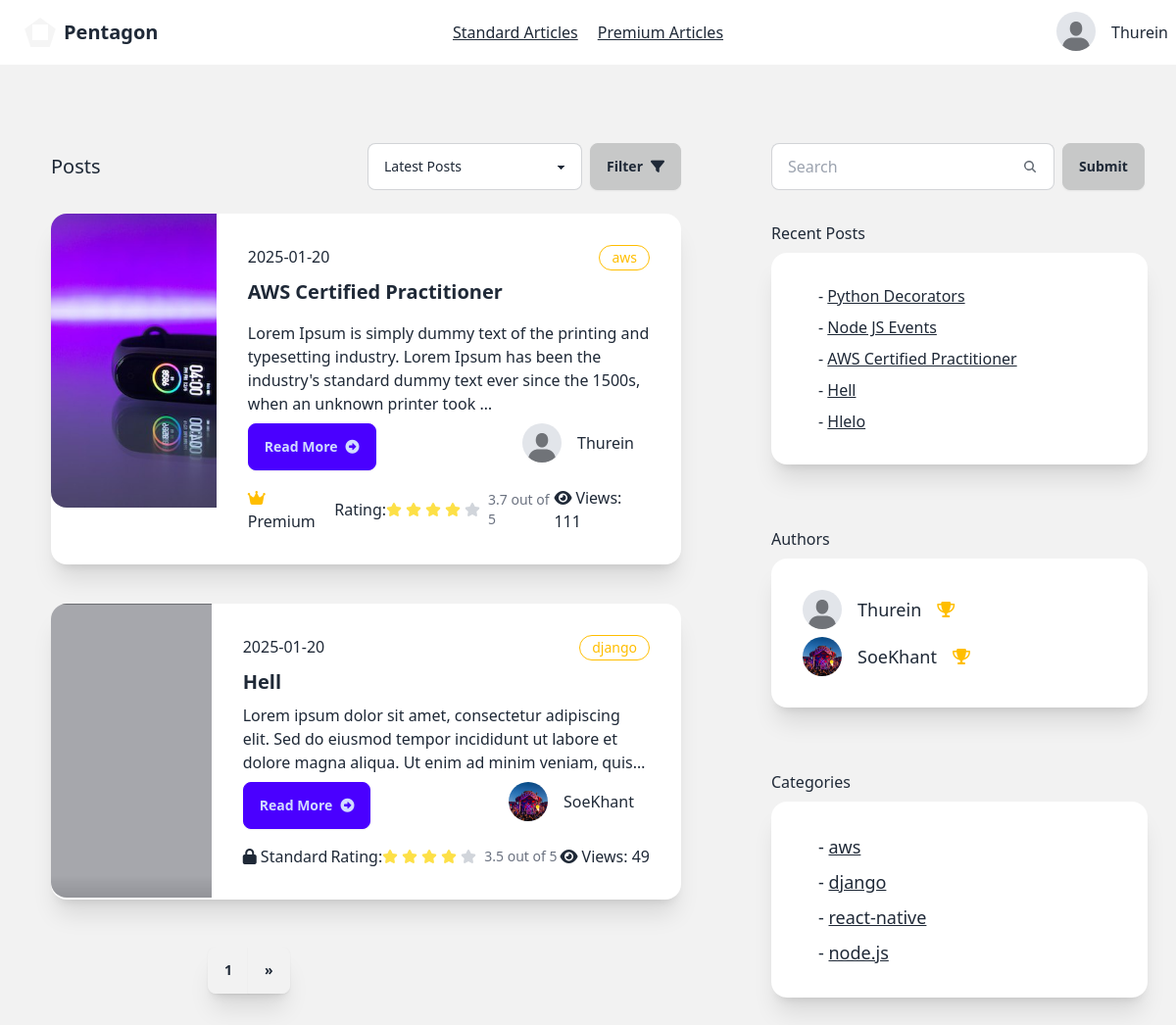
The app's page /reader/ (signed in) with its own data.
### account/models.py (models this page shows, shortened)
class AccountStatus(models.Model):
    is_verified=models.BooleanField(default=False)
    profile=models.ImageField(max_length=100, blank=True,default="account/default.jpeg",null=True,upload_to="media/account")
    user=models.ForeignKey(User, on_delete=models.CASCADE,related_name="account_status")
    rank=models.CharField(max_length=20,blank=True, default="Silver")
    created_at=models.DateTimeField(auto_now=True)

### writer/models.py (models this page shows, shortened)
class Article(models.Model):
    CATEGORY_CHOICES = [
        ('flutter', 'Flutter'),
        ('react-native', 'React Native'),
        ('node.js', 'Node.JS'),
        ('spring-boot','Spring Boot'),
        ('laravel','Laravel'),
        ('django',"Django"),
        ('aws',"AWS"),
        ('web-development','Web Development'),
        ('mobile-development','Mobile Development'),
        ('cloud','Cloud Architect')
    ]
    title=models.CharField(max_length=100)
    content=models.TextField(
        validators=[
            MinLengthValidator(40, message="Content must be at least 40 characters long.")
        ]
    )
    author=models.ForeignKey(User, on_delete=models.CASCADE)
    view_count = models.PositiveIntegerField(default=0)
    posted_at=models.DateTimeField(auto_now_add=True)
    is_premium=models.BooleanField(default=False)
    is_standard=models.BooleanField(default=False)
    photo=models.ImageField(default='article/default.jpeg', blank=True, null=True,upload_to="article/")
    category = models.CharField(
        max_length=20,
        choices=CATEGORY_CHOICES,
        default='web-development',
        blank=False,
        null=False
    )
    def get_rating(self):
        reviews = self.article_review.all()
        if reviews:
            total_rating = sum(review.rating for review in reviews)
            return total_rating / len(reviews)
        else:
            return 0
    def get_author_name(self):
        return self.author.username
    def get_account_status(self):
        try:
            return self.author.account_status.first()
        except AccountStatus.DoesNotExist:
            return None
    def __str__(self):
        return self.title

class ArticleReview(models.Model):
    article=models.ForeignKey(Article, on_delete=models.CASCADE,related_name="article_review")
    user=models.ForeignKey(User, on_delete=models.CASCADE, related_name="article_reviewer")
    comment=models.TextField(blank=True, null=True)
    rating=models.FloatField(default=0,blank=True, null=True)
    posted_at=models.DateTimeField(auto_now_add=True)

class RecentArticle(models.Model):
    user=models.ForeignKey(User, on_delete=models.CASCADE)
    article=models.ForeignKey(Article, on_delete=models.CASCADE)
    created_at=models.DateTimeField(auto_now=True)

### reader/views.py (the view)
# urls.py: path('',views.client_home,name="client-home"),
@login_required(login_url="sign-in")
def client_home(request):
    query=request.GET.get("search","")
    if query:
        articles=Article.objects.filter(title__icontains=query)
        context={
            "results":articles
        }
        return render(request,"reader/search_results.html",context)
    articles=Article.objects.all()
    paginator=Paginator(articles,2)
    recent_articles=RecentArticle.objects.filter(user=request.user).select_related("article").order_by("-created_at")[:5]
    page_number=request.GET.get("page")
    page_object=paginator.get_page(page_number)
    accounts=AccountStatus.objects.exclude(user__username="admin")
    categories=Article.objects.values('category').distinct()
    context={
        'account_status':get_account_status(request),
        'accounts':accounts,
        'categories':categories,
        "page_objects":page_object,
        "recent_articles":recent_articles
    }
    return render(request, "reader/home.html",context)

### reader/views.py (called while the page is built)
def get_account_status(request):
    account_status = AccountStatus.objects.get(user=request.user)
    return account_status

### reader/templates/reader/home.html (shortened to what this page needs)
{% extends 'reader/base.html' %}
{% block content %}
    <div class=" bg-base-200 min-h-screen flex w-100">
        <div class="grid grid-cols-8 gap-2 ">
            <div class="col-start-1 col-span-5 mt-12 mx-5">
                <div class="card">
                    <div class="card-body">
                       <div class="flex justify-between items-center">
                        <p class="text-xl">Posts</p>
                        <div class="flex w-80">
                          <select id="postFilter" class="select select-bordered w-full max-w-xs ">
                            <option  selected>Latest Posts</option>
                          </select>
                          <button id="applyFilterBtn" class="btn btn-active ml-2">Filter <i class="fa-solid fa-filter"></i></button>
                        </div>
                       </div>
                        {% for article in page_objects %}
              <div class="card card-side bg-base-100 shadow-xl my-4">
                <figure class="w-11/12 h-5/6">
                    <img
                      class="object-cover"
                      style="min-height:300px;"
                      src="{{article.photo.url}}"
                      alt="Movie" />
                  </figure>
                <div class="card-body">
                  <div class="flex">
                    <p>{{article.posted_at|date:'Y-m-d'}}</p>
                    <div class="badge badge-warning badge-outline p-3">{{article.category}}</div>
                  </div>
                  <h2 class="card-title font-bold">{{article.title}}</h2>
                  <p class="line-clamp-3">{{article.content|safe|truncatewords:30}}</p>
                  <div class="card-actions justify-between">
                    <a href="{% url 'post-detail' article.id %}" class="btn btn-primary"> Read More<i class="fa-solid fa-circle-right"></i></a>
                    <div>
                        <div class="flex-row flex items-center">
                            <div class="avatar">
                                <div class="w-10 rounded-full">
                                    <img
                                    style="object-fit: cover;width:100%;height:100%"
                                    alt="Tailwind CSS Navbar component"
                                    src="{{article.get_account_status.profile.url}}" />
                                </div>
                              </div>
                              <h2 class="mx-4">{{article.get_author_name}}</h2>
                        </div>
                    </div>
                  </div>
                  <div class="flex justify-between items-center mt-2">
                    <div>
                        {% if article.is_premium %}
                        <i class="fa-solid fa-crown text-warning"></i>
                        Premium
                        {% elif article.is_standard %}
                        <i class="fa-solid fa-lock"></i>
                        Standard
                        {% else %}
                        <i class="fa-solid fa-lock-open"></i>
                        Free
                        {% endif %}
                    </div>
                    <div class="flex items-center">
                      Rating:
                      <div class="flex">
                      </div>
                      <div class="">
                        <p class="ms-1 text-sm font-medium text-gray-500 dark:text-gray-400">{{article.get_rating|floatformat:1}} out of 5</p>
                      </div>
                    </div>
                    <div class="">
                        <i class="fa-solid fa-eye mr-1"></i>Views:
                       {{article.view_count}}
                    </div>
                  </div>
                </div>
              </div>
              {% endfor %}
                    </div>
                </div>
                  <div class="join ml-48 mb-12 shadow-xl">
                    <button class="join-item btn">{{page_objects.number}}</button>
                    {% if page_objects.has_next %}
                    <a href="?page={{page_objects.next_page_number}}" class="join-item btn">»</a>
                    {% endif %}
                  </div>
            </div>
            <div class="col-start-6 col-span-2 mt-20">
                <div class="flex-row">
                  <div class="ml-8">
                    <form action="" class="flex" method="get">
                      <label class="input input-bordered flex items-center gap-2">
                        <input type="text" class="grow" name="search" placeholder="Search" />
                        <svg
                          xmlns="http://www.w3.org/2000/svg"
                          viewBox="0 0 16 16"
                          fill="currentColor"
                          class="h-4 w-4 opacity-70">
                          <path
                            fill-rule="evenodd"
                            d="M9.965 11.026a5 5 0 1 1 1.06-1.06l2.755 2.754a.75.75 0 1 1-1.06 1.06l-2.755-2.754ZM10.5 7a3.5 3.5 0 1 1-7 0 3.5 3.5 0 0 1 7 0Z"
                            clip-rule="evenodd" />
                        </svg>
                      </label>
                      <input type="submit" value="Submit" class="btn btn-active ml-2">
                    </form>
                  </div>
                  <div class="card">
                    <div class="card-body">
                        Recent Posts
                        <div class="card bg-base-100 w-96 shadow-xl">
                            <div class="card-body">
                               {% for article in recent_articles %}
                               <div class="flex-row flex items-center">
                                     <h2 class="mx-4">- <a href="{% url 'post-detail' article.article.id %}" class="link">{{article.article}}</a></h2>
                               </div>
                               {% endfor %}
                            </div>
                          </div>
                      </div>
                    </div>
                  <div class="card">
                    <div class="card-body">
                        Authors
                        <div class="card bg-base-100 w-96 shadow-xl">
                            <div class="card-body">
                               {% for account in accounts %}
                               <div class="flex-row flex items-center">
                                <div class="avatar">
                                    <div class="w-10 rounded-full">
                                      <img src="{{account.profile.url}}" />
                                    </div>
                                  </div>
                                     <h2 class="mx-4 text-lg">{{account.user.username}}</h2>
                                     {% if account.rank == "Platinum" %}
                                     <i class="fa-solid fa-trophy text-warning"></i>
                                     {% elif account.rank == "Gold" %}
                                     {% else %}
                                     <i class="fa-solid fa-medal "></i>
                                     {% endif %}
                               </div>
                               {% endfor %}
                            </div>
                          </div>
                      </div>
                    </div>
                    <div class="card">
                      <div class="card-body">
                          Categories
                          <div class="card bg-base-100 w-96 shadow-xl">
                              <div class="card-body">
                                 {% for category in categories %}
                                 <div class="flex-row flex items-center">
                                       <h2 class="mx-4 text-lg">- <a href="{% url 'category' category.category  %}" class="link">{{category.category}}</a></h2>
                                 </div>
                                 {% endfor %}
                              </div>
                            </div>
                        </div>
                      </div>
                </div>
                </div>
            </div>
    </div>
{% endblock  %}

### reader/templates/reader/base.html (shortened to what this page needs)
{% load static %}
<!DOCTYPE html>
<html lang="en">
<head>
    <link href="https://cdn.jsdelivr.net/npm/daisyui@latest/dist/full.min.css" rel="stylesheet" type="text/css" />
    <link href="{% static 'fontawesomefree/css/fontawesome.css' %}" rel="stylesheet" type="text/css">
    <link href="{% static 'fontawesomefree/css/brands.css' %}" rel="stylesheet" type="text/css">
    <link href="{% static 'fontawesomefree/css/solid.css' %}" rel="stylesheet" type="text/css">
</head>
<body>
    <div class="navbar bg-base-100">
        <div class="navbar-start">
          <a href="{% url 'home' %}" class="btn btn-ghost text-xl"><div class="mask mask-pentagon w-8 h-8 border-8 border-neutral-100	"></div>Pentagon</a>
        </div>
        <div class="navbar-center gap-5">
            <a id="standard" href="{% url 'standard-posts' %}" class=" link ">Standard Articles</a>
            <a  href="{% url 'premium-posts' %}" class="link">Premium Articles</a>
          </div>
        <div class="navbar-end gap-3">
          {% if user.is_authenticated %}
          <div class="dropdown dropdown-end">
            <div tabindex="0" role="button" class="btn btn-ghost btn-circle avatar">
              <div class="w-10 rounded-full">
                <img
                  style="object-fit: contain;width:100%;height:100%"
                  alt="Tailwind CSS Navbar component"
                  src="{{account_status.profile.url}}" />
              </div>
            </div>
          </div>
          {{user}}
          {% else %}
          <a href="{% url 'sign-up' %}" class="btn">Sign Up</a>
          <a href="{% url 'sign-in' %}" class="btn">Sign In</a>
          {% endif %}
        </div>
       </div>
    {% block content %}
    {% endblock  %}
    <script src="https://cdn.tailwindcss.com"></script>
</body>
</html>

### records on screen
AccountStatus: profile (placeholder picture), user.username "Thurein", rank "Platinum" (drawn)
Article: photo (picture), posted_at "2025-01-20", category "aws", title "AWS Certified Practitioner", content "Lorem Ipsum is simply dummy text of the printing and typesetting industry. Lorem Ipsum has been the industry's standard dummy text ever since the 1500s, when an unknown printer took …", get_account_status.profile (placeholder picture), get_author_name "Thurein", is_premium True (drawn), get_rating "3.7", view_count "111"
Article: photo (picture), posted_at "2025-01-20", category "django", title "Hell", content "Lorem ipsum dolor sit amet, consectetur adipiscing elit. Sed do eiusmod tempor incididunt ut labore et dolore magna aliqua. Ut enim ad minim veniam,…", get_account_status.profile (picture), get_author_name "SoeKhant", is_premium False (drawn), get_rating "3.5", view_count "49"
RecentArticle: article "Python Decorators"
RecentArticle: article "Node JS Events"
RecentArticle: article "AWS Certified Practitioner"
RecentArticle: article "Hell"
RecentArticle: article "Hlelo"
AccountStatus: profile (picture), user.username "SoeKhant", rank "Platinum" (drawn)
Article: category "react-native"
Article: category "node.js"

### other values on screen
{{ user }} "Thurein"
{{ page_objects.number }} "1"
{{ category.category }} "aws" "django"
